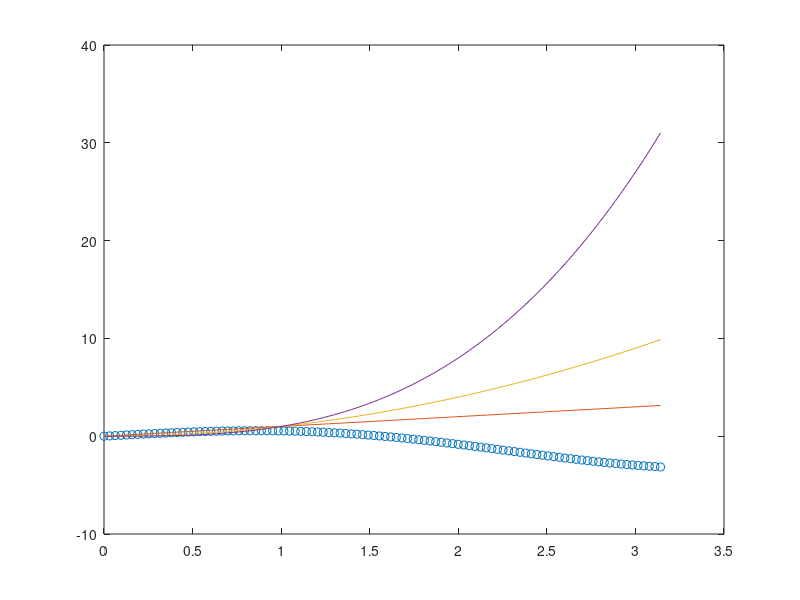

The MATLAB source for this figure:

%PART 1: approximation of solution

%function given
f = @(x) x*cos(x);
%derivative fn of f
g = @(x) cos(x) - x*sin(x); 
%function for each iteration in Newton's method
%i.e. x(n) = iterfn(x(n-1))
iterfn = @(x) x - f(x)/g(x);

%interval to find soln in
a = 0;
b = pi;

%initial guess
x0 = 1;
x1 = iterfn(x0);

numiter = 0; %number of iterations


while(abs(x1-x0)>10^-5)
    numiter = numiter + 1;
    if(x1==0)
        disp("found root!");
        break;
    else
       %disp(x0)
        %disp(x1)
        x0 = x1;
        x1 = iterfn(x0);
    end
    
end

disp("our approximation is: ")
disp(x1) %answer comes out to be 2.0946


%PART 2: plotting the graph
 x = linspace(0,pi); %specify range here
 y1 = x.*cos(x); %specify f(x) here
 plot(x,y1,'o') 
 hold on
 n = 3; %specify n, for x^n which you want to see on graph          
 int = 0;
 for i = 1:n
     int = int+1;
     y2 = x.^int;
     plot(x,y2)
     %hold on
 end
 %plot(x,0)
 hold off
     
